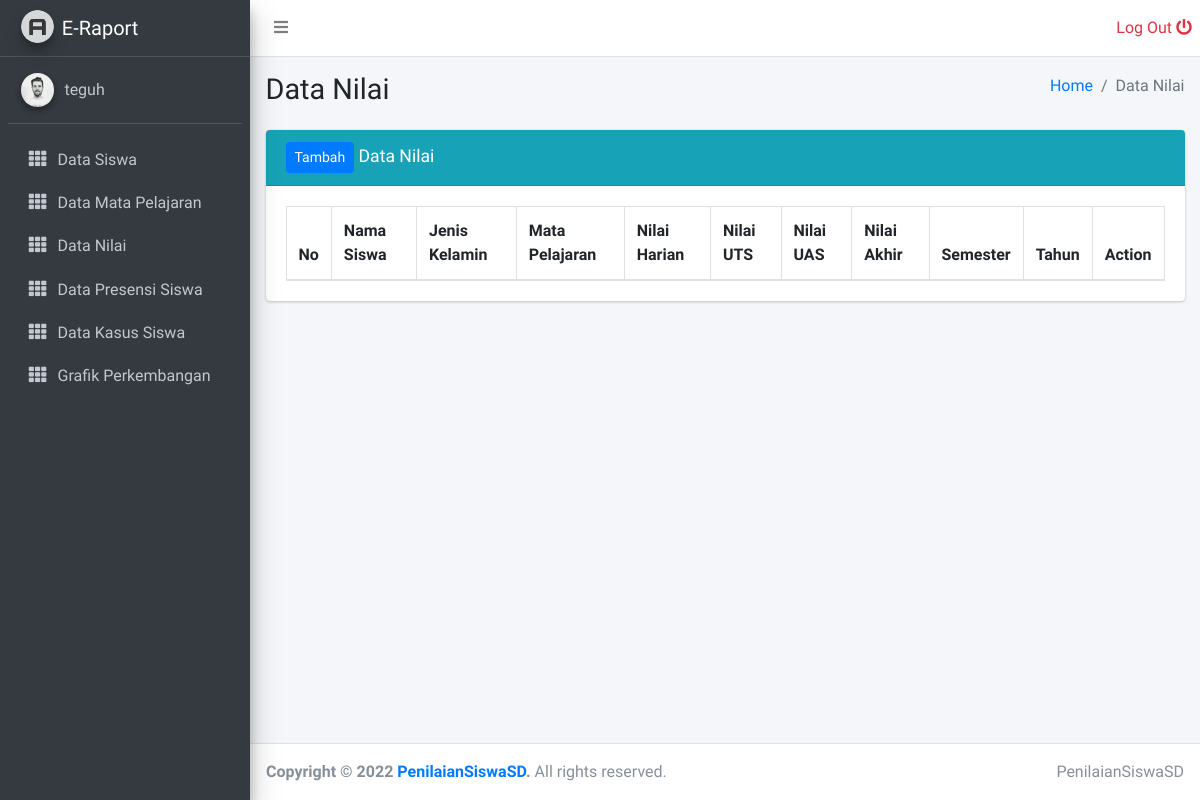
/guru/data_nilai.php (signed in), run on an earlier commit of the app's database.
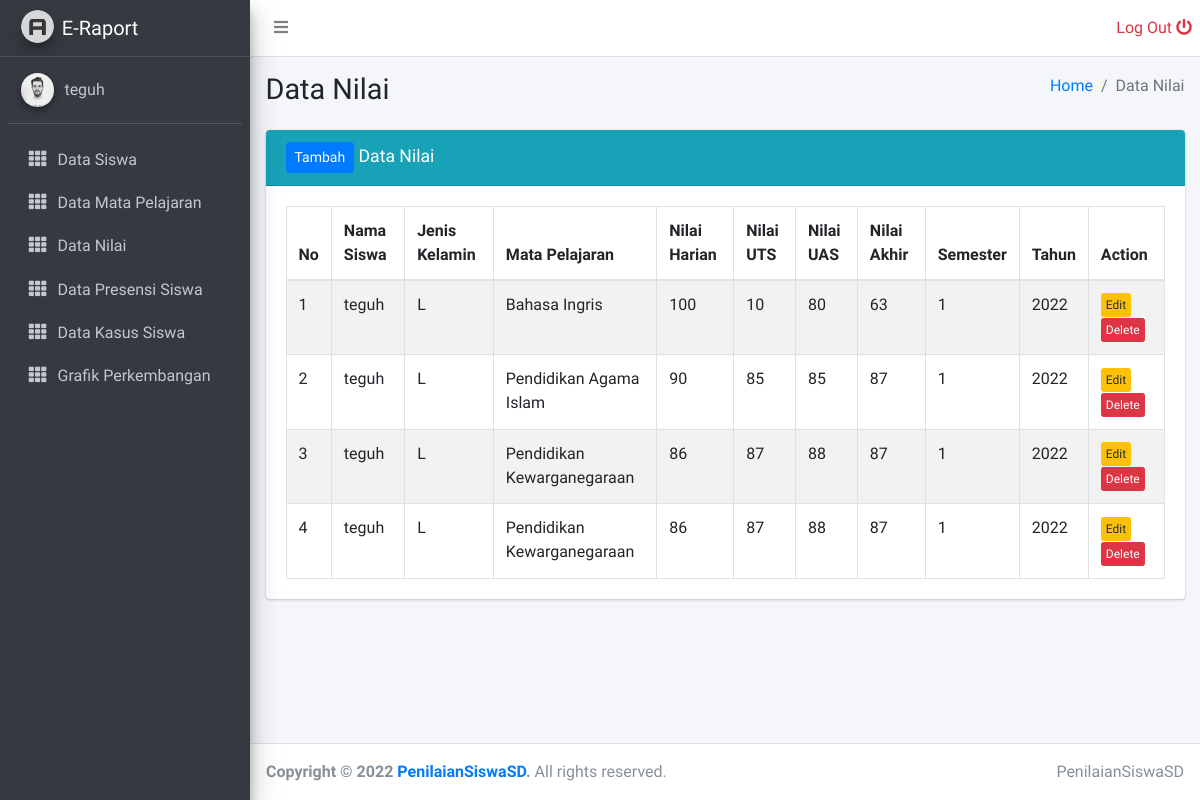
And on a later commit of the database.
### tables this page shows
CREATE TABLE `nilai_siswa` (
  `id_nilai` int(11) NOT NULL,
  `id_siswa` int(11) NOT NULL,
  `id_pelajaran` int(11) NOT NULL,
  `nilai_harian` int(11) NOT NULL,
  `nilai_uts` int(11) NOT NULL,
  `nilai_uas` int(11) NOT NULL,
  `semester` int(11) NOT NULL,
  `tahun` int(11) NOT NULL
);

CREATE TABLE `data_siswa` (
  `id_siswa` int(11) NOT NULL,
  `nama_siswa` varchar(40) NOT NULL,
  `alamat` text NOT NULL,
  `kelas` varchar(10) NOT NULL,
  `password` varchar(30) DEFAULT NULL,
  `nis` varchar(30) DEFAULT NULL,
  `jen_kel` varchar(30) DEFAULT NULL
);

CREATE TABLE `mata_pelajaran` (
  `id_pelajaran` int(11) NOT NULL,
  `nama_mata_pelajaran` varchar(30) NOT NULL,
  `id_guru` int(11) NOT NULL,
  `kelas` int(11) DEFAULT NULL
);

### guru/data_nilai.php (the view, shortened to what this page needs)
<?php
include '../layouts/sidebar.php';
?>
  <div class="content-wrapper">
    <div class="content-header">
      <div class="container-fluid">
        <div class="row mb-2">
          <div class="col-sm-6">
            <h1 class="m-0">Data Nilai</h1>
          </div>
          <div class="col-sm-6">
            <ol class="breadcrumb float-sm-right">
              <li class="breadcrumb-item"><a href="#">Home</a></li>
              <li class="breadcrumb-item active">Data Nilai</li>
            </ol>
          </div>
        </div>
      </div>
    </div>
    <div class="content">
      <div class="container-fluid">
        <div class="row">
          <div class="col-12">
          <div class="card card-info">
              <div class="card-header">
                <h3 class="card-title">
                <a href="tambah_data_nilai.php" class="btn btn-sm btn-primary">Tambah</a>
                Data Nilai</h3>
              </div>
              <div class="card-body">
                <table id="example1" class="table table-bordered table-striped">
                  <thead>
                  <tr>
                    <th>No</th>
                    <th>Nama Siswa</th>
                    <th>Jenis Kelamin</th>
                    <th>Mata Pelajaran</th>
                    <th>Nilai Harian</th>
                    <th>Nilai UTS</th>
                    <th>Nilai UAS</th>
                    <th>Nilai Akhir</th>
                    <th>Semester</th>
                    <th>Tahun</th>
                    <th>Action</th>
                  </tr>
                  </thead>
                  <tbody>
                  <?php
                    include '../config/koneksi.php';
                    $query = "SELECT * FROM nilai_siswa
                    INNER JOIN data_siswa ON nilai_siswa.id_siswa  = data_siswa.id_siswa
                    INNER JOIN mata_pelajaran ON nilai_siswa.id_pelajaran  = mata_pelajaran.id_pelajaran
					INNER JOIN data_guru ON data_guru.kelas = data_siswa.kelas
					WHERE data_guru.id_guru='$_SESSION[id_user]'";
                    $result = mysqli_query($koneksi, $query);
                    $no = 1;
                    while($row = mysqli_fetch_assoc($result))
                    {
                    ?>
                  <tr>
                    <td><?php echo $no; ?></td>
                    <td><?php echo $row['nama_siswa']; ?></td>
                    <td><?php echo $row['jen_kel']; ?></td>
                    <td><?php echo $row['nama_mata_pelajaran']; ?></td>
                    <td><?php echo $row['nilai_harian']; ?></td>
                    <td><?php echo $row['nilai_uts']; ?></td>
                    <td><?php echo $row['nilai_uas']; ?></td>
                    <td><?php echo round(($row['nilai_harian']+$row['nilai_uts']+$row['nilai_uas'])/3,0); ?></td>
                    <td><?php echo $row['semester']; ?></td>
                    <td><?php echo $row['tahun']; ?></td>
                    <td>
                        <a href="edit_data_nilai.php?id_nilai=<?php echo $row['id_nilai']; ?>" class="btn btn-xs btn-warning">Edit</a>
                        <a href="nilai/hapus_data_nilai.php?id_nilai=<?php echo $row['id_nilai']; ?>" class="btn btn-xs btn-danger">Delete</a>
                    </td>
                  </tr>
                  <?php
                        $no++;
                    }
                  ?>
                  </tbody>
                </table>
              </div>
            </div>
          </div>
        </div>
      </div>
    </div>
  </div>
  <?php
    include '../layouts/footer.php';
  ?>

What changed in the data, as far as the page shows it:
now on this page (row unchanged): nilai_siswa: id_siswa.nama_siswa "teguh", id_siswa.jen_kel "L", id_pelajaran.nama_mata_pelajaran "Bahasa Ingris", nilai_harian "100", nilai_uts "10", nilai_uas "80", ($row['nilai_harian']+$row['nilai_uts']+$row['nilai_uas'])/3 "63", semester "1", tahun "2022"
added nilai_siswa: id_siswa.nama_siswa "teguh", id_siswa.jen_kel "L", id_pelajaran.nama_mata_pelajaran "Pendidikan Agama Islam", nilai_harian "90", nilai_uts "85", nilai_uas "85", ($row['nilai_harian']+$row['nilai_uts']+$row['nilai_uas'])/3 "87", semester "1", tahun "2022"
added nilai_siswa: id_siswa.nama_siswa "teguh", id_siswa.jen_kel "L", id_pelajaran.nama_mata_pelajaran "Pendidikan Kewarganegaraan", nilai_harian "86", nilai_uts "87", nilai_uas "88", ($row['nilai_harian']+$row['nilai_uts']+$row['nilai_uas'])/3 "87", semester "1", tahun "2022"
added nilai_siswa: id_siswa.nama_siswa "teguh", id_siswa.jen_kel "L", id_pelajaran.nama_mata_pelajaran "Pendidikan Kewarganegaraan", nilai_harian "86", nilai_uts "87", nilai_uas "88", ($row['nilai_harian']+$row['nilai_uts']+$row['nilai_uas'])/3 "87", semester "1", tahun "2022"
